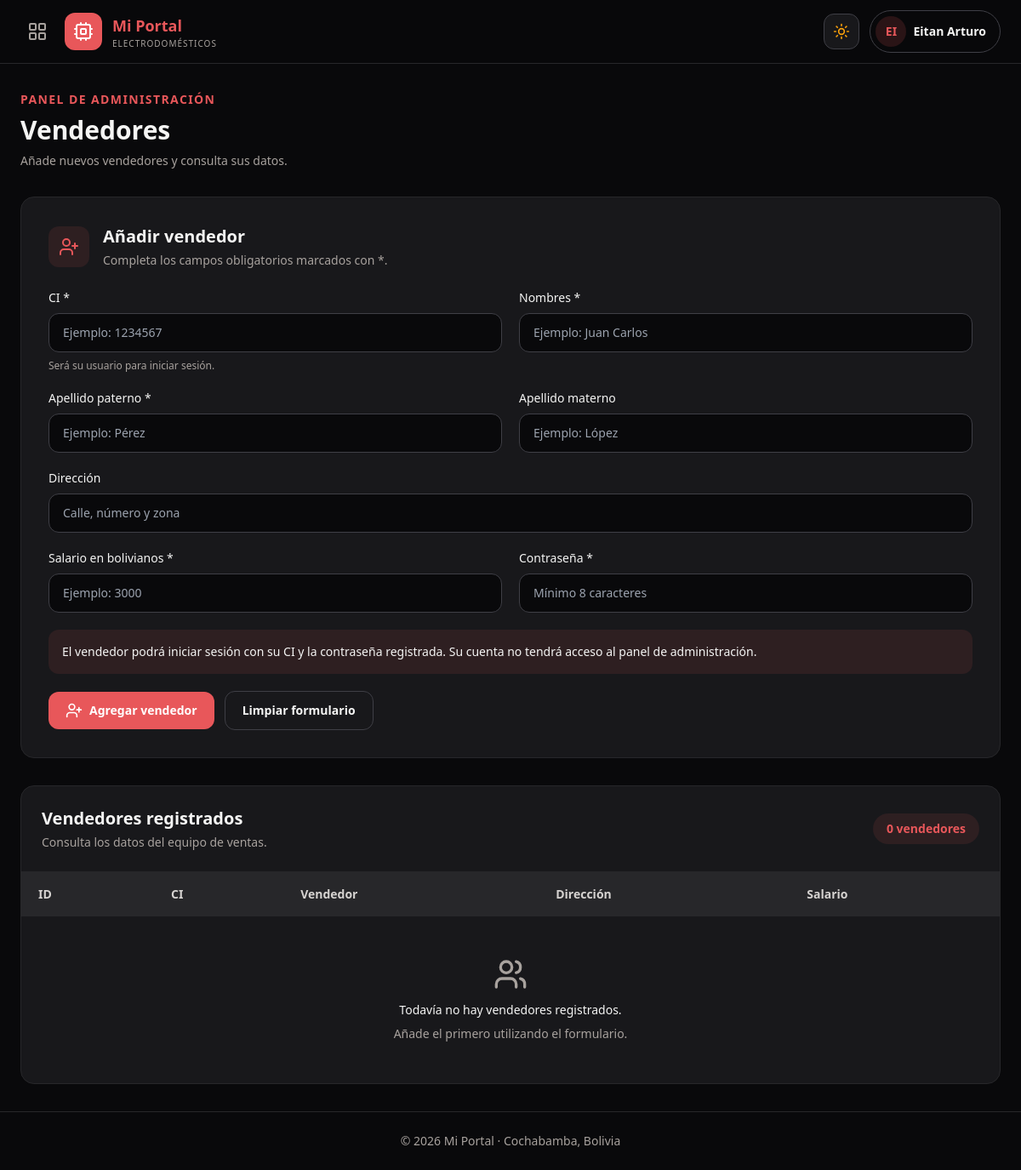
/admin (signed in), run on an earlier commit of the app's database.
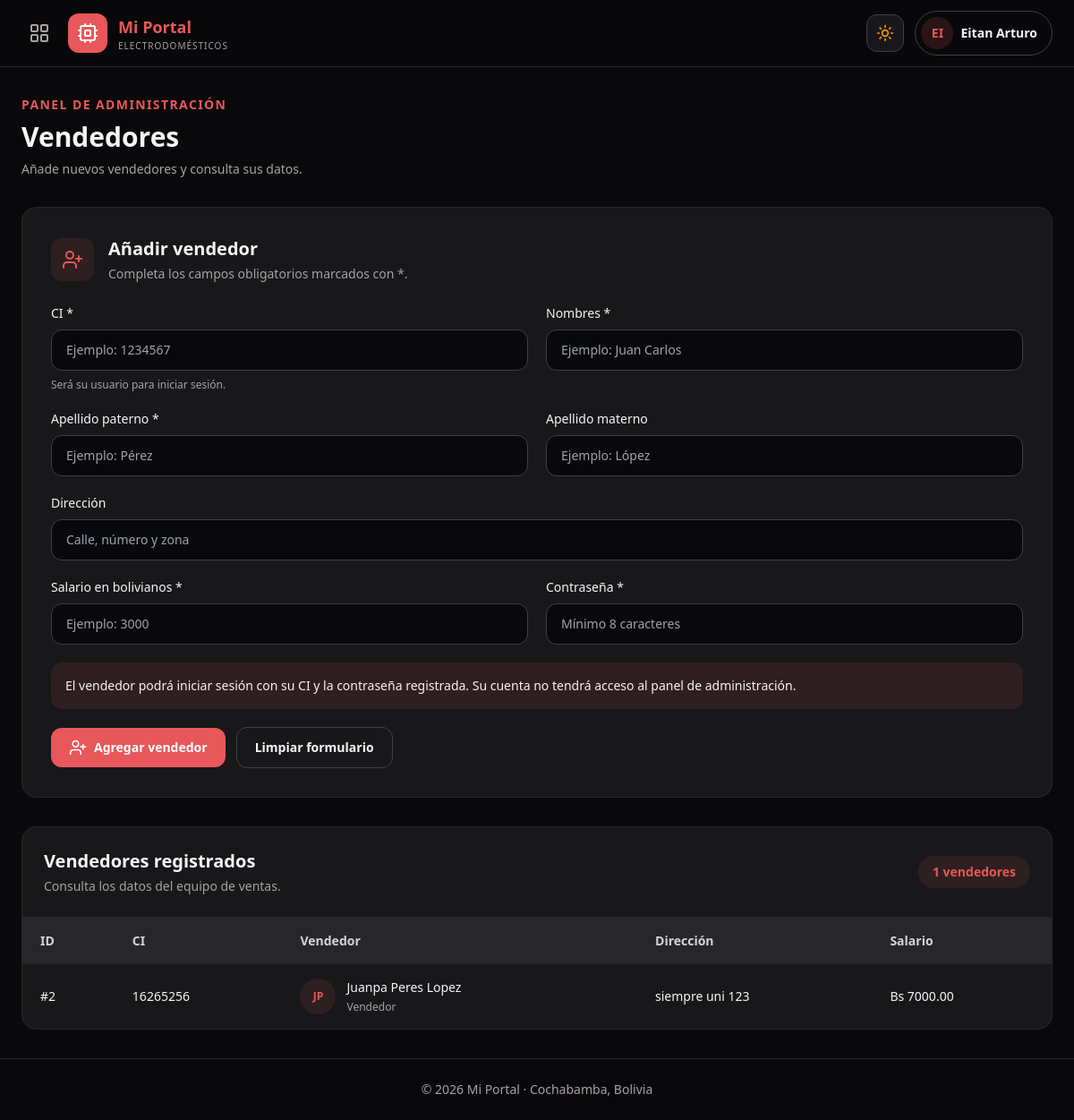
And on a later commit of the database.
### tables this page shows
CREATE TABLE Empleado (
            idEmpleado INTEGER PRIMARY KEY AUTOINCREMENT,
            CI TEXT NOT NULL UNIQUE,
            password TEXT NOT NULL,
            nombre TEXT NOT NULL,
            apellidoP TEXT NOT NULL,
            apellidoM TEXT,
            direcciones TEXT,
            salario REAL NOT NULL DEFAULT 0,
            idPermiso INTEGER NOT NULL DEFAULT 1
        );

### main.py (the view, shortened to what this page needs)
@main.route("/admin", methods=["GET", "POST"])
def admin():
    if session.get("idEmpleado") != 1:
        return redirect(url_for("login"))
    conexion = conexion_auto()
    empleados = conexion.execute("""
        SELECT
            idEmpleado, CI, nombre, apellidoP, apellidoM,
            direcciones, salario, idPermiso
        FROM Empleado
        WHERE idPermiso = 2
        ORDER BY nombre COLLATE NOCASE
    """).fetchall()
    conexion.close()
    return render_template("admin.html", empleados=empleados)

### main.py (called while the page is built)
def conexion_auto():
    conexion = sqlite3.connect(base_name)
    conexion.row_factory = sqlite3.Row
    conexion.execute("PRAGMA foreign_keys = ON")
    return conexion

@main.context_processor
def datos_layout():
    return {
        "nombre_usuario": session.get("nombre", "Usuario")
    }

### templates/admin.html (shortened to what the changed rows need)
{% extends "layout.html" %}
{% block main %}
<div class="mb-8">
    <h1 class="mt-2 text-3xl font-bold">
        Vendedores
    </h1>
</div>
<section class="mb-8 rounded-2xl border border-stone-200 bg-white p-6 sm:p-8 dark:border-zinc-800 dark:bg-zinc-900">
    <div class="mb-6 flex items-center gap-4">
        <div>
            <h2 class="text-xl font-semibold">
                Añadir vendedor
            </h2>
        </div>
    </div>
</section>
{% set vendedores = empleados | selectattr('idPermiso', 'equalto', 2) | list %}
<section class="overflow-hidden rounded-2xl border border-stone-200 bg-white dark:border-zinc-800 dark:bg-zinc-900">
    <div class="flex flex-wrap items-center justify-between gap-3 border-b border-stone-200 p-6 dark:border-zinc-800">
        <div>
            <h2 class="text-xl font-semibold">
                Vendedores registrados
            </h2>
            <p class="mt-1 text-sm text-stone-500 dark:text-stone-400">
            </p>
        </div>
        <span class="rounded-full bg-marca/10 px-4 py-2 text-sm font-semibold text-marca">
            {{ vendedores|length }} vendedores
        </span>
    </div>
    <div class="overflow-x-auto">
        <table class="w-full text-left text-sm">
            <thead class="bg-stone-100 text-stone-600 dark:bg-zinc-800 dark:text-stone-300">
                <tr>
                    <th class="px-5 py-4">ID</th>
                    <th class="px-5 py-4">CI</th>
                    <th class="px-5 py-4">Vendedor</th>
                    <th class="px-5 py-4">Dirección</th>
                    <th class="px-5 py-4">Salario</th>
                </tr>
            </thead>
            <tbody class="divide-y divide-stone-200 dark:divide-zinc-800">
                {% for vendedor in vendedores %}
                    <tr class="hover:bg-stone-50 dark:hover:bg-zinc-800/50">
                        <td class="px-5 py-4">
                            #{{ vendedor.idEmpleado }}
                        </td>
                        <td class="px-5 py-4">
                            {{ vendedor.CI }}
                        </td>
                        <td class="px-5 py-4">
                            <div class="flex items-center gap-3">
                                <span class="flex h-10 w-10 shrink-0 items-center justify-center rounded-full bg-marca/10 text-xs font-bold text-marca">
                                    {{ vendedor.nombre[:1]|upper }}{{ vendedor.apellidoP[:1]|upper }}
                                </span>
                                <div>
                                    <p class="font-medium">
                                        {{ vendedor.nombre }}
                                        {{ vendedor.apellidoP }}
                                        {{ vendedor.apellidoM or '' }}
                                    </p>
                                    <p class="mt-1 text-xs text-stone-500 dark:text-stone-400">
                                        Vendedor
                                    </p>
                                </div>
                            </div>
                        </td>
                        <td class="px-5 py-4">
                            {{ vendedor.direcciones or 'Sin registrar' }}
                        </td>
                        <td class="whitespace-nowrap px-5 py-4 font-medium">
                            Bs {{ "%.2f"|format(vendedor.salario) }}
                        </td>
                    </tr>
                {% else %}
                    <tr>
                        <td colspan="5" class="px-6 py-12 text-center">
                            <i data-lucide="users"
                            class="mx-auto mb-3 h-10 w-10 text-stone-400"></i>
                            <p class="font-medium">
                                Todavía no hay vendedores registrados.
                            </p>
                            <p class="mt-2 text-sm text-stone-500 dark:text-stone-400">
                                Añade el primero utilizando el formulario.
                            </p>
                        </td>
                    </tr>
                {% endfor %}
            </tbody>
        </table>
    </div>
</section>
{% endblock %}

What changed in the data, as far as the page shows it:
added Empleado: idEmpleado "2", CI "16265256", nombre "J", apellidoP "P", nombre "Juanpa", apellidoP "Peres", apellidoM "Lopez", direcciones "siempre uni 123", salario "7000.00"
Also different on the page:
{{ vendedores|length }}: "0" → "1"
text no longer shown: "Todavía no hay vendedores registrados. Añade el primero utilizando el formulario."
